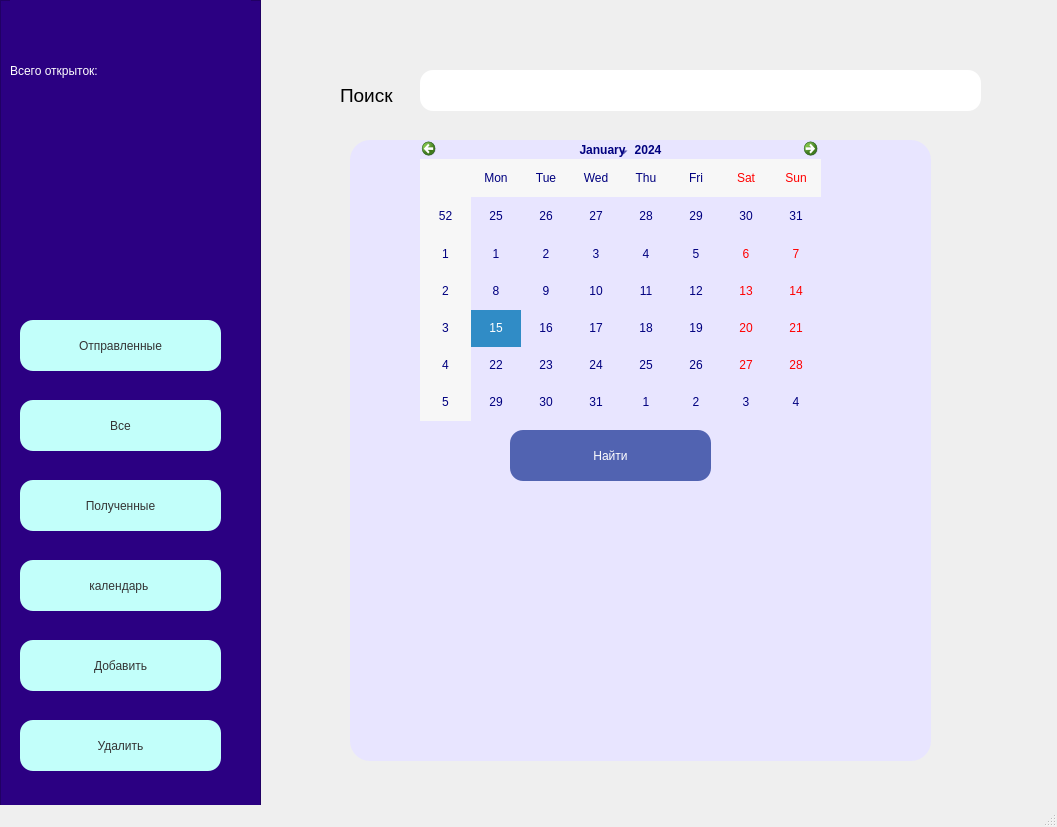
<?xml version="1.0" encoding="UTF-8"?>
<ui version="4.0">
 <class>MainWindow</class>
 <widget class="QMainWindow" name="MainWindow">
  <property name="geometry">
   <rect>
    <x>0</x>
    <y>0</y>
    <width>1057</width>
    <height>827</height>
   </rect>
  </property>
  <property name="windowTitle">
   <string>MainWindow</string>
  </property>
  <widget class="QWidget" name="centralwidget">
   <widget class="QLabel" name="hellolabel">
    <property name="geometry">
     <rect>
      <x>530</x>
      <y>10</y>
      <width>311</width>
      <height>51</height>
     </rect>
    </property>
    <property name="font">
     <font>
      <family>Monotype Corsiva</family>
      <pointsize>20</pointsize>
      <weight>50</weight>
      <italic>true</italic>
      <bold>false</bold>
     </font>
    </property>
    <property name="styleSheet">
     <string notr="true">
font: italic 20pt &quot;Monotype Corsiva&quot;;</string>
    </property>
    <property name="text">
     <string/>
    </property>
   </widget>
   <widget class="QPushButton" name="sendbutton">
    <property name="geometry">
     <rect>
      <x>20</x>
      <y>320</y>
      <width>201</width>
      <height>51</height>
     </rect>
    </property>
    <property name="styleSheet">
     <string notr="true">background-color:rgb(194, 255, 250);
color:rgb(52, 52, 52);
font: 11pt &quot;Yu Gothic UI Semilight&quot;;
border-radius: 13px;

</string>
    </property>
    <property name="text">
     <string>Отправленные</string>
    </property>
   </widget>
   <widget class="QPushButton" name="getbutton">
    <property name="geometry">
     <rect>
      <x>20</x>
      <y>480</y>
      <width>201</width>
      <height>51</height>
     </rect>
    </property>
    <property name="styleSheet">
     <string notr="true">background-color:rgb(194, 255, 250);
color:rgb(52, 52, 52);
font: 11pt &quot;Yu Gothic UI Semilight&quot;;
border-radius: 13px;

</string>
    </property>
    <property name="text">
     <string>Полученные</string>
    </property>
   </widget>
   <widget class="QPushButton" name="calendar">
    <property name="geometry">
     <rect>
      <x>20</x>
      <y>560</y>
      <width>201</width>
      <height>51</height>
     </rect>
    </property>
    <property name="styleSheet">
     <string notr="true">background-color:rgb(194, 255, 250);
color:rgb(52, 52, 52);
font: 11pt &quot;Yu Gothic UI Semilight&quot;;
border-radius: 13px;

</string>
    </property>
    <property name="text">
     <string>календарь </string>
    </property>
   </widget>
   <widget class="QFrame" name="frame">
    <property name="geometry">
     <rect>
      <x>0</x>
      <y>0</y>
      <width>261</width>
      <height>831</height>
     </rect>
    </property>
    <property name="styleSheet">
     <string notr="true">background-color: rgb(43, 0, 130)</string>
    </property>
    <property name="frameShape">
     <enum>QFrame::StyledPanel</enum>
    </property>
    <property name="frameShadow">
     <enum>QFrame::Raised</enum>
    </property>
    <widget class="QPushButton" name="add_button">
     <property name="geometry">
      <rect>
       <x>20</x>
       <y>640</y>
       <width>201</width>
       <height>51</height>
      </rect>
     </property>
     <property name="styleSheet">
      <string notr="true">background-color:rgb(194, 255, 250);
color:rgb(52, 52, 52);
font: 11pt &quot;Yu Gothic UI Semilight&quot;;
border-radius: 13px;

</string>
     </property>
     <property name="text">
      <string>Добавить</string>
     </property>
    </widget>
    <widget class="QLabel" name="label">
     <property name="geometry">
      <rect>
       <x>10</x>
       <y>-10</y>
       <width>241</width>
       <height>161</height>
      </rect>
     </property>
     <property name="styleSheet">
      <string notr="true">font: 63 18pt &quot;Yu Gothic UI Semibold&quot;;
color: white</string>
     </property>
     <property name="text">
      <string>Всего открыток:</string>
     </property>
    </widget>
    <widget class="QLabel" name="countlabel">
     <property name="geometry">
      <rect>
       <x>20</x>
       <y>90</y>
       <width>221</width>
       <height>101</height>
      </rect>
     </property>
     <property name="styleSheet">
      <string notr="true">font: 80 40pt &quot;Yu Gothic UI Semibold&quot;;
color: rgb(255, 0, 0)</string>
     </property>
     <property name="text">
      <string/>
     </property>
    </widget>
    <widget class="QPushButton" name="delete_button">
     <property name="geometry">
      <rect>
       <x>20</x>
       <y>720</y>
       <width>201</width>
       <height>51</height>
      </rect>
     </property>
     <property name="styleSheet">
      <string notr="true">background-color:rgb(194, 255, 250);
color:rgb(52, 52, 52);
font: 11pt &quot;Yu Gothic UI Semilight&quot;;
border-radius: 13px;

</string>
     </property>
     <property name="text">
      <string>Удалить</string>
     </property>
    </widget>
   </widget>
   <widget class="QLineEdit" name="searchEdit">
    <property name="geometry">
     <rect>
      <x>420</x>
      <y>70</y>
      <width>561</width>
      <height>41</height>
     </rect>
    </property>
    <property name="styleSheet">
     <string notr="true">border-radius:13px;
color:rgb(115, 115, 115);
font-size:14px;</string>
    </property>
    <property name="text">
     <string/>
    </property>
   </widget>
   <widget class="QLabel" name="search">
    <property name="geometry">
     <rect>
      <x>340</x>
      <y>80</y>
      <width>71</width>
      <height>31</height>
     </rect>
    </property>
    <property name="font">
     <font>
      <pointsize>14</pointsize>
     </font>
    </property>
    <property name="text">
     <string>Поиск</string>
    </property>
   </widget>
   <widget class="QPushButton" name="allbutton">
    <property name="geometry">
     <rect>
      <x>20</x>
      <y>400</y>
      <width>201</width>
      <height>51</height>
     </rect>
    </property>
    <property name="styleSheet">
     <string notr="true">background-color:rgb(194, 255, 250);
color:rgb(52, 52, 52);
font: 11pt &quot;Yu Gothic UI Semilight&quot;;
border-radius: 13px;

</string>
    </property>
    <property name="text">
     <string>Все</string>
    </property>
   </widget>
   <widget class="QTableWidget" name="tableWidget">
    <property name="geometry">
     <rect>
      <x>350</x>
      <y>140</y>
      <width>581</width>
      <height>621</height>
     </rect>
    </property>
    <property name="styleSheet">
     <string notr="true">background-color: rgb(232, 229, 255);
border-radius: 20px;
color: rgb(0, 0, 127);</string>
    </property>
   </widget>
   <widget class="QCalendarWidget" name="calendarWidget">
    <property name="geometry">
     <rect>
      <x>420</x>
      <y>140</y>
      <width>401</width>
      <height>281</height>
     </rect>
    </property>
    <property name="styleSheet">
     <string notr="true">background-color: rgb(232, 229, 255);
border-radius: 20px;
color: rgb(0, 0, 127);</string>
    </property>
   </widget>
   <widget class="QTableWidget" name="depend_table">
    <property name="geometry">
     <rect>
      <x>370</x>
      <y>490</y>
      <width>511</width>
      <height>271</height>
     </rect>
    </property>
    <property name="styleSheet">
     <string notr="true">background-color: rgb(232, 229, 255);
border-radius: 20px;
color: rgb(0, 0, 127);</string>
    </property>
   </widget>
   <widget class="QPushButton" name="find_button">
    <property name="geometry">
     <rect>
      <x>510</x>
      <y>430</y>
      <width>201</width>
      <height>51</height>
     </rect>
    </property>
    <property name="styleSheet">
     <string notr="true">background-color:rgb(81, 99, 177);
color:white;
font: 11pt &quot;Yu Gothic UI Semilight&quot;;
border-radius: 13px;
</string>
    </property>
    <property name="text">
     <string>Найти</string>
    </property>
   </widget>
   <zorder>frame</zorder>
   <zorder>hellolabel</zorder>
   <zorder>sendbutton</zorder>
   <zorder>getbutton</zorder>
   <zorder>calendar</zorder>
   <zorder>searchEdit</zorder>
   <zorder>search</zorder>
   <zorder>allbutton</zorder>
   <zorder>tableWidget</zorder>
   <zorder>calendarWidget</zorder>
   <zorder>depend_table</zorder>
   <zorder>find_button</zorder>
  </widget>
  <widget class="QMenuBar" name="menubar">
   <property name="geometry">
    <rect>
     <x>0</x>
     <y>0</y>
     <width>1057</width>
     <height>26</height>
    </rect>
   </property>
  </widget>
  <widget class="QStatusBar" name="statusbar"/>
 </widget>
 <resources/>
 <connections/>
</ui>
